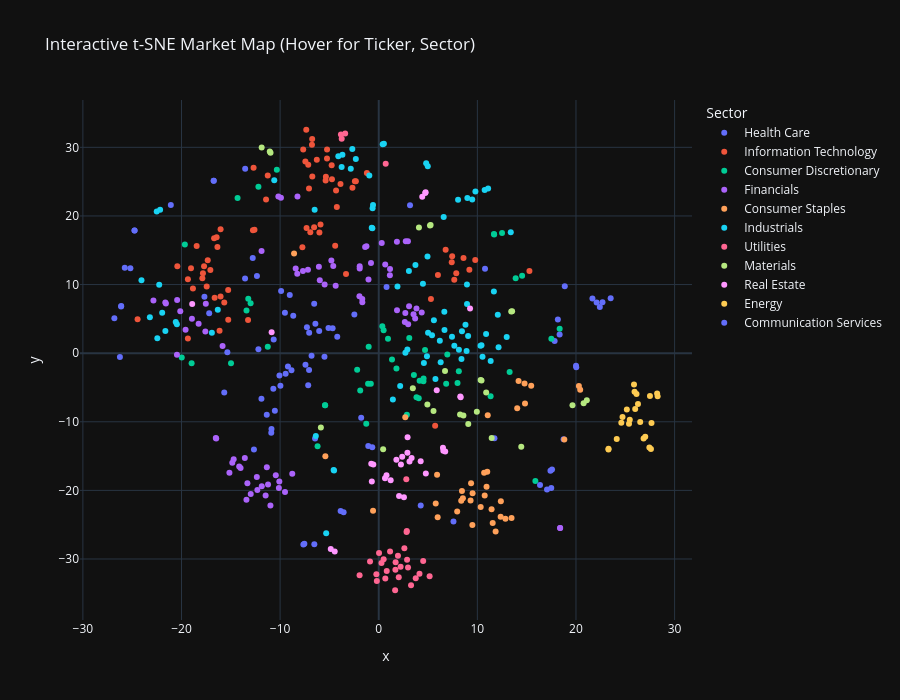

The cell this chart's notebook holds for it:
### Markdown cell above
## Part 4: The Market Map: Dimensionality Reduction (PCA & t-SNE)

**The Objective:** 
This is where we enter the "Black Magic" of quantitative research. Currently, your dataset has over 1000 dimensions (one for every every market day) and about 500 rows (one for every stock. If this is not yet the case, transpose your dataset). As humans, we cannot visualize 1000+-dimensional space. To find the "latent" structure of the market, we must use **Dimensionality Reduction**.

We will use two primary tools:
1.  **PCA (Principal Component Analysis)** PCA may tell us what percentage of the market's movement is driven by a single "Market Factor" (The first Principal Component).
2.  **t-SNE (t-Distributed Stochastic Neighbor Embedding) or UMAP:** Non-linear techniques that are incredibly powerful for visualization. They attempt to keep "similar" stocks close together in 2D space, effectively creating a "Topographical Map" of the S&P 500.

### Your Tasks:
1.  **The Scree Plot:** Run PCA on your normalized returns. Plot the "Explained Variance Ratio." How many "components" does it take to explain 50% of the market's movement?
2.  **The 2D Projection:** Use **t-SNE** (or UMAP) to project the ~500 stocks into a 2-dimensional scatter plot. 
3.  **The Sector Overlay:** Color-code the dots in your scatter plot by their **GICS Sector** (Information Technology, Energy, etc.). 
4.  **Identify the Outliers:** Annotate the map (such that the name of a stock is revealed when the mouse hovers over it). Find the stocks that are "Socially Distancing" i.e. those that sit far away from their sector peers or in the middle of a different cluster entirely.

### Critical Thinking Questions:
*   **The Market Factor:** In your PCA analysis, you will likely find that the first component (PC1) explains a massive amount of variance. What do you think PC1 represents in the real world? (Hint: If every stock goes down at the same time, what is that called?)*   **Portfolios:** How would a portfolio based on PC1 be advantageous compared to a portfolio based on PC2 ? How would a portfolio based on PC2 be advantageous compared to a portfolio based on PC1 ? (Hint: think in terms of variance) 
*   **Linear vs. Non-Linear:** Compare your correlation clustermap from Part 3 with your t-SNE map here. Which one makes it easier to spot "anomalous" companies that don't belong with their peers?
*   **The "Misplaced" Stock:** If you see a "Technology" stock sitting deep inside the "Healthcare" cluster in your 2D map, does that necessarily mean your code is wrong, or is the market telling you something about that company's actual revenue stream?

---

### Code cell
########## Write your code in this cell ############

X = returns.copy()

X = X.dropna(axis=1, how="all")
X = X.dropna(axis=0, how="any")  # keep only dates where all tickers have returns (clean matrix)

# Transpose: rows=stocks, cols=days
X_stock_time = X.T

# Normalize each stock vector (z-score across time)
X_norm = (X_stock_time - X_stock_time.mean(axis=1).values.reshape(-1, 1)) / (X_stock_time.std(axis=1).values.reshape(-1, 1) + 1e-12)

print("Matrix shape (stocks x days):", X_norm.shape)

if "sp500_df" in globals():
    sp500_table = sp500_df
elif "sp500_table" in globals():
    sp500_table = sp500_table
else:
    raise NameError("Can't find your Wikipedia S&P500 table in memory (sp500_df or sp500_table). Re-run that earlier cell once.")

sp500_table = sp500_table.copy()
sp500_table["Symbol_yahoo"] = sp500_table["Symbol"].astype(str).str.replace(".", "-", regex=False)
symbol_to_sector = dict(zip(sp500_table["Symbol_yahoo"], sp500_table["GICS Sector"]))

tickers = X_norm.index.tolist()
sectors = [symbol_to_sector.get(t, "Unknown") for t in tickers]

sector_df = pd.DataFrame({"Ticker": tickers, "Sector": sectors}).set_index("Ticker")

# 1) The Scree Plot

from sklearn.decomposition import PCA

pca = PCA()
pca.fit(X_norm.values)

explained = pca.explained_variance_ratio_
cum_explained = np.cumsum(explained)

k_50 = int(np.argmax(cum_explained >= 0.50) + 1)

plt.figure(figsize=(12, 5))
plt.plot(range(1, len(explained) + 1), explained, marker="o", linewidth=1)
plt.title("PCA Scree Plot: Explained Variance Ratio per Component")
plt.xlabel("Principal Component")
plt.ylabel("Explained Variance Ratio")
plt.tight_layout()
plt.show()

plt.figure(figsize=(12, 5))
plt.plot(range(1, len(cum_explained) + 1), cum_explained, marker="o", linewidth=1)
plt.axhline(0.50, linestyle="--")
plt.axvline(k_50, linestyle="--")
plt.title(f"Cumulative Explained Variance (50% reached at {k_50} components)")
plt.xlabel("Number of Components")
plt.ylabel("Cumulative Explained Variance")
plt.tight_layout()
plt.show()

print(f"Components needed to explain 50% of variance: {k_50}")

# 2) The 2D Projection

from sklearn.manifold import TSNE

tsne = TSNE(
    n_components=2,
    perplexity=30,
    learning_rate="auto",
    init="pca",
    random_state=42
)

emb = tsne.fit_transform(X_norm.values)

map_df = pd.DataFrame(emb, columns=["x", "y"], index=tickers)
map_df["Sector"] = sector_df["Sector"]

display(map_df.head())

# 3) The Sector Overlay

unique_sectors = sorted(map_df["Sector"].unique())
palette = sns.color_palette("hls", len(unique_sectors))
sector_to_color = dict(zip(unique_sectors, palette))

plt.figure(figsize=(12, 8))
for sec in unique_sectors:
    sub = map_df[map_df["Sector"] == sec]
    plt.scatter(sub["x"], sub["y"], s=18, alpha=0.85, label=sec, color=sector_to_color[sec])

plt.title("t-SNE Market Map (Colored by GICS Sector)")
plt.xlabel("t-SNE 1")
plt.ylabel("t-SNE 2")
plt.legend(bbox_to_anchor=(1.02, 1), loc="upper left")
plt.tight_layout()
plt.show()

# 4) Identify Outliers

centroids = map_df.groupby("Sector")[["x", "y"]].mean()
map_df["dist_to_sector_centroid"] = map_df.apply(
    lambda r: np.sqrt((r["x"] - centroids.loc[r["Sector"], "x"])**2 + (r["y"] - centroids.loc[r["Sector"], "y"])**2),
    axis=1
)

outliers = map_df.sort_values("dist_to_sector_centroid", ascending=False).head(15)
print("\nTop 15 'Socially Distancing' outliers (farthest from their sector centroid):")
display(outliers[["Sector", "x", "y", "dist_to_sector_centroid"]])

import plotly.express as px

fig = px.scatter(
    map_df.reset_index().rename(columns={"index": "Ticker"}),
    x="x",
    y="y",
    color="Sector",
    hover_data=["Ticker", "Sector", "dist_to_sector_centroid"],
    title="Interactive t-SNE Market Map (Hover for Ticker, Sector)"
)

fig.update_layout(height=700)
fig.show()

### Figure 1 — Plotly figure (JSON) as saved in the notebook; plotly's stock layout.template omitted (floating-point values rounded to 4 significant figures; data arrays with more than 128 entries replaced by an {"elided": "..."} marker saying what was removed)
{"data": [{"customdata": {"elided": "60x3 mixed values"}, "hovertemplate": "Sector=%{customdata[1]}<br>x=%{x}<br>y=%{y}<br>Ticker=%{customdata[0]}<br>dist_to_sector_centroid=%{customdata[2]}<extra></extra>", "legendgroup": "Health Care", "marker": {"color": "#636efa", "symbol": "circle"}, "mode": "markers", "name": "Health Care", "orientation": "v", "showlegend": true, "type": "scatter", "x": [-5.097, -10.69, 4.257, -15.35, -8.85, 17.84, 0.7919, -9.441, -7.429, -25.75, -6.532, 18.34, 23.52, -10.65, -7.641, -8.669, 22.42, -1.062, -7.054, 11.73, -11.89, 22.69, -9.899, -2.473, -9.97, -3.562, -12.35, -6.457, 21.67, 18.74, -7.065, -9.514, -13.56, 7.579, -0.6551, -9.209, -7.541, -10.88, -26.81, -10.9, -21.08, -4.677, -6.812, -9.023, -7.152, -5.503, -6.423, -11.36, -6.546, -10.53, -6.038, -7.283, -3.867, 22.09, -10.07, -1.78, -12.65, -4.208, 20.03, 10.78], "xaxis": "x", "y": [3.664, -5.169, -22.22, 0.1394, -2.505, 1.788, 9.631, -3.0, -1.685, 12.46, -27.83, 2.704, 7.991, 1.997, -27.87, 5.471, 6.739, -13.54, 2.981, -12.39, -6.633, 7.408, 9.059, 5.644, -4.759, -23.2, 11.25, -12.45, 7.962, -12.54, -2.444, 5.891, 10.88, -24.54, -13.71, -1.936, -27.78, -11.05, 5.103, -11.59, 21.58, 3.633, -0.3772, 8.476, -4.688, -0.5382, 4.273, -8.968, 7.216, -8.38, 3.228, 3.774, -22.99, 7.379, -3.244, -9.42, -14.04, 2.394, -2.034, 12.29], "yaxis": "y"}, {"customdata": {"elided": "71x3 mixed values"}, "hovertemplate": "Sector=%{customdata[1]}<br>x=%{x}<br>y=%{y}<br>Ticker=%{customdata[0]}<br>dist_to_sector_centroid=%{customdata[2]}<extra></extra>", "legendgroup": "Information Technology", "marker": {"color": "#EF553B", "symbol": "circle"}, "mode": "markers", "name": "Information Technology", "orientation": "v", "showlegend": true, "type": "scatter", "x": [7.66, -16.04, -17.89, -6.016, -19.04, -13.25, -5.358, -7.659, -6.749, -7.438, -12.69, -5.241, -12.76, 9.189, -5.248, -17.71, -16.44, -7.348, -15.66, -16.04, 7.444, -15.27, -4.417, -16.14, 15.28, -18.46, -19.35, -17.45, -6.281, 7.401, 8.598, -15.26, -4.249, -17.83, -16.64, -4.774, -6.737, -5.386, -4.744, -6.554, -4.328, -16.36, 5.72, -3.878, -17.34, 7.863, -6.771, -6.938, -5.904, -11.43, -16.69, -11.25, -20.42, -7.072, -7.742, -19.35, 6.784, -2.665, -12.6, -2.32, 9.784, 5.294, -7.147, -1.203, -3.317, -7.321, -18.84, -24.45, -17.07, -2.418, 6.001], "xaxis": "x", "y": [10.69, 8.259, 10.92, 17.57, 12.39, 4.818, 25.72, 29.67, 31.21, 27.92, 27.01, 29.69, 17.92, 12.17, 28.37, 12.66, 16.89, 32.56, 7.39, 18.06, 14.11, 9.2, 15.66, 3.273, 11.99, 15.63, 10.78, 9.717, 28.2, 13.26, 13.89, 4.863, 21.29, 11.66, 8.064, 27.4, 25.76, 25.18, 25.35, 18.37, 23.72, 15.47, -10.57, 24.67, 13.54, 11.66, 30.37, 17.63, 18.77, 22.39, 16.75, 25.9, 12.66, 24.01, 15.45, 2.138, 15.06, 24.12, 18.0, 25.06, 13.6, 7.883, 27.47, 26.27, 11.55, 18.25, 9.443, 4.955, 12.13, 25.07, 11.38], "yaxis": "y"}, {"customdata": {"elided": "48x3 mixed values"}, "hovertemplate": "Sector=%{customdata[1]}<br>x=%{x}<br>y=%{y}<br>Ticker=%{customdata[0]}<br>dist_to_sector_centroid=%{customdata[2]}<extra></extra>", "legendgroup": "Consumer Discretionary", "marker": {"color": "#00cc96", "symbol": "circle"}, "mode": "markers", "name": "Consumer Discretionary", "orientation": "v", "showlegend": true, "type": "scatter", "x": [-13.23, -14.31, 0.9376, -5.448, 4.693, -12.99, 11.68, 17.5, -10.33, -19.66, 15.88, 4.546, -1.878, 13.27, 18.35, -13.41, 0.4951, 0.3619, 8.121, -19.97, -1.021, 4.056, -1.081, 4.533, 3.826, -18.97, 14.54, -0.8022, -1.265, 6.955, 11.7, 2.853, 3.563, -5.435, 4.148, 6.837, 12.5, -2.188, 1.345, 7.988, 1.795, -14.98, 11.34, -12.2, -11.25, 3.096, 13.88, -6.202], "xaxis": "x", "y": [7.938, 22.62, 2.096, -7.59, 0.4561, 7.276, 17.37, 2.085, 26.74, 15.85, -18.64, -3.695, -5.454, -2.73, 3.543, 6.214, 3.323, 3.935, -2.62, -0.6481, 0.9541, -6.578, -4.467, -4.088, -6.428, -1.48, 11.27, -4.473, -10.3, -0.2062, 17.28, -8.978, -3.166, -7.594, -4.021, -4.452, 17.53, -2.403, -0.9218, -4.353, -2.221, -1.483, -6.295, 24.26, 0.9454, 2.222, 10.94, -13.55], "yaxis": "y"}, {"customdata": {"elided": "76x3 mixed values"}, "hovertemplate": "Sector=%{customdata[1]}<br>x=%{x}<br>y=%{y}<br>Ticker=%{customdata[0]}<br>dist_to_sector_centroid=%{customdata[2]}<extra></extra>", "legendgroup": "Financials", "marker": {"color": "#ab63fa", "symbol": "circle"}, "mode": "markers", "name": "Financials", "orientation": "v", "showlegend": true, "type": "scatter", "x": [-12.31, -13.32, -10.98, -10.44, -14.15, -12.98, 1.13, -14.71, -8.262, -8.423, -1.663, 2.741, -4.804, -1.932, -6.069, -12.36, -14.01, -7.177, 0.3033, -11.47, 18.39, 3.825, -10.08, 18.4, -1.957, -9.916, -15.83, -8.768, -15.14, -20.12, -18.94, -20.46, 2.983, -11.35, -19.59, -1.382, 2.644, -11.23, -10.18, -8.241, -17.58, -4.611, -18.27, 1.842, 2.698, -7.685, -10.13, -16.48, -21.64, -4.367, -14.85, -1.248, -22.85, 3.527, -20.44, -0.7857, -1.037, -13.41, 1.852, -5.486, -17.53, 3.692, 1.145, 0.6574, -21.58, -1.932, -1.669, 4.357, -5.977, -11.86, 3.076, -16.52, 2.96, -9.504, -13.58, -11.88], "xaxis": "x", "y": [-19.94, -18.96, -22.19, -17.78, -16.52, -20.51, 11.34, -15.46, 11.57, 12.35, 7.431, 16.3, 13.52, 12.67, 12.58, -18.05, -16.74, 12.15, 16.05, -20.73, -25.48, 6.526, -18.69, -25.48, 8.279, 22.67, 1.051, -17.58, -17.42, 6.113, 5.025, -0.2402, 4.223, -16.62, 3.409, 15.47, 4.551, -19.13, 22.82, 22.84, 3.154, 12.7, 4.306, 16.25, 5.845, 11.97, -19.65, -12.42, 7.403, 9.833, -15.98, 15.57, 7.672, 5.669, 7.748, 13.15, 10.74, -21.35, 6.259, 9.995, 7.214, 5.052, 12.27, 12.94, 7.243, 12.34, 7.88, 5.929, 10.63, -19.39, 6.821, -12.38, 16.3, -20.23, -15.28, 14.88], "yaxis": "y"}, {"customdata": [["ADM", "Consumer Staples", 15.57], ["BF-B", "Consumer Staples", 1.17], ["BG", "Consumer Staples", 15.25], ["CAG", "Consumer Staples", 5.317], ["CHD", "Consumer Staples", 8.305], ["CL", "Consumer Staples", 7.729], ["CLX", "Consumer Staples", 8.443], ["COST", "Consumer Staples", 9.355], ["CPB", "Consumer Staples", 3.949], ["DG", "Consumer Staples", 12.94], ["DLTR", "Consumer Staples", 12.96], ["EL", "Consumer Staples", 36.15], ["GIS", "Consumer Staples", 4.916], ["HRL", "Consumer Staples", 4.329], ["HSY", "Consumer Staples", 8.459], ["KDP", "Consumer Staples", 3.15], ["KHC", "Consumer Staples", 5.038], ["KMB", "Consumer Staples", 9.702], ["KO", "Consumer Staples", 6.453], ["KR", "Consumer Staples", 4.283], ["KVUE", "Consumer Staples", 9.632], ["LW", "Consumer Staples", 10.21], ["MDLZ", "Consumer Staples", 5.956], ["MKC", "Consumer Staples", 6.899], ["MNST", "Consumer Staples", 5.641], ["MO", "Consumer Staples", 7.478], ["PEP", "Consumer Staples", 6.933], ["PG", "Consumer Staples", 8.162], ["PM", "Consumer Staples", 15.49], ["SJM", "Consumer Staples", 3.978], ["STZ", "Consumer Staples", 1.295], ["SYY", "Consumer Staples", 12.42], ["TAP", "Consumer Staples", 2.59], ["TGT", "Consumer Staples", 13.1], ["TSN", "Consumer Staples", 8.595], ["WMT", "Consumer Staples", 10.34]], "hovertemplate": "Sector=%{customdata[1]}<br>x=%{x}<br>y=%{y}<br>Ticker=%{customdata[0]}<br>dist_to_sector_centroid=%{customdata[2]}<extra></extra>", "legendgroup": "Consumer Staples", "marker": {"color": "#FFA15A", "symbol": "circle"}, "mode": "markers", "name": "Consumer Staples", "orientation": "v", "showlegend": true, "type": "scatter", "x": [20.3, 10.69, 20.43, 8.363, 13.47, 12.36, 11.55, 14.04, 8.437, 15.46, 14.79, -8.584, 8.532, 10.74, 5.975, 10.93, 9.313, 11.85, 11.44, 5.917, 18.82, 2.691, 10.34, 5.778, 12.38, 11.05, 7.956, 12.84, -5.412, 9.517, 11.0, -0.5768, 9.364, 14.18, 9.496, 14.83], "xaxis": "x", "y": [-4.776, -17.42, -5.337, -21.52, -24.02, -23.83, -24.77, -8.026, -20.09, -4.732, -4.416, 14.53, -21.16, -20.73, -23.9, -19.48, -21.46, -25.99, -22.76, -17.74, -12.57, -9.338, -22.41, -21.92, -21.58, -9.062, -23.09, -24.12, -15.03, -20.41, -17.29, -22.96, -18.98, -4.05, -25.05, -7.323], "yaxis": "y"}, {"customdata": {"elided": "79x3 mixed values"}, "hovertemplate": "Sector=%{customdata[1]}<br>x=%{x}<br>y=%{y}<br>Ticker=%{customdata[0]}<br>dist_to_sector_centroid=%{customdata[2]}<extra></extra>", "legendgroup": "Industrials", "marker": {"color": "#19d3f3", "symbol": "circle"}, "mode": "markers", "name": "Industrials", "orientation": "v", "showlegend": true, "type": "scatter", "x": [-20.58, 8.388, -22.17, 8.907, -10.59, 3.72, 5.75, -23.21, 8.795, -0.9573, -22.51, -0.579, -22.45, 10.89, 1.433, -0.6459, 9.062, 6.665, -16.92, -2.68, 4.482, -2.835, -6.382, 6.194, 6.651, -3.684, 10.52, 9.479, 0.523, -2.322, 3.06, 7.665, 8.045, 12.15, -3.763, 0.4019, 8.438, 7.427, 8.132, 4.945, 5.0, 4.808, 6.586, 8.986, 6.278, 11.09, 13.39, 2.172, 8.946, 4.578, 10.74, 10.32, 5.402, 11.35, -21.63, -20.47, 2.703, 8.953, -16.32, -4.098, -0.6252, -5.329, -4.532, 9.802, 2.905, 4.889, -22.26, 4.97, 12.98, -0.7094, -6.499, 10.42, 12.07, 11.67, -24.06, -21.96, 5.593, -4.576, 1.899], "xaxis": "x", "y": [4.547, -0.8587, 20.89, 0.3271, 25.2, 12.84, -3.762, 5.24, 4.129, 25.91, 20.65, 21.59, 2.162, 2.8, -6.748, 18.21, 2.489, 3.379, 2.97, 29.77, 10.1, 26.87, -12.06, 1.819, 6.027, 28.93, -0.5244, 22.39, 30.54, 28.31, 11.98, 1.082, 22.36, 0.8464, 27.12, 30.45, 3.192, 2.377, 0.4845, 14.09, 2.992, 27.7, 19.85, 22.61, -1.335, 24.02, 17.63, -4.794, 10.01, -1.423, 23.79, 1.095, 2.617, -1.158, 3.214, 4.229, 0.05078, 7.182, 6.34, 28.69, 21.1, -26.24, -17.09, 23.55, 0.5229, -0.4415, 9.986, 27.24, 2.347, 18.3, 20.91, 1.148, 5.617, 8.988, 10.61, 5.906, 4.791, -17.04, 9.71], "yaxis": "y"}, {"customdata": [["AEE", "Utilities", 8.597], ["AEP", "Utilities", 11.97], ["AES", "Utilities", 50.21], ["ATO", "Utilities", 5.98], ["AWK", "Utilities", 4.481], ["CEG", "Utilities", 54.69], ["CMS", "Utilities", 8.992], ["CNP", "Utilities", 6.952], ["D", "Utilities", 8.065], ["DTE", "Utilities", 8.8], ["DUK", "Utilities", 7.502], ["ED", "Utilities", 6.666], ["EIX", "Utilities", 3.703], ["ES", "Utilities", 10.3], ["ETR", "Utilities", 10.51], ["EVRG", "Utilities", 9.174], ["EXC", "Utilities", 9.763], ["FE", "Utilities", 10.26], ["LNT", "Utilities", 7.901], ["NEE", "Utilities", 8.342], ["NI", "Utilities", 9.977], ["NRG", "Utilities", 54.07], ["PCG", "Utilities", 3.809], ["PEG", "Utilities", 11.42], ["PNW", "Utilities", 6.316], ["PPL", "Utilities", 10.7], ["SO", "Utilities", 8.046], ["SRE", "Utilities", 10.66], ["VST", "Utilities", 54.79], ["WEC", "Utilities", 7.692], ["XEL", "Utilities", 10.11]], "hovertemplate": "Sector=%{customdata[1]}<br>x=%{x}<br>y=%{y}<br>Ticker=%{customdata[0]}<br>dist_to_sector_centroid=%{customdata[2]}<extra></extra>", "legendgroup": "Utilities", "marker": {"color": "#FF6692", "symbol": "circle"}, "mode": "markers", "name": "Utilities", "orientation": "v", "showlegend": true, "type": "scatter", "x": [2.219, 1.662, 0.7065, 2.599, 2.794, -3.834, 1.69, 1.948, -0.8833, 2.97, 0.4977, 0.02996, 2.847, -1.942, 3.751, 0.8102, -0.2407, 0.6669, 1.71, 4.507, 4.13, -3.755, 2.824, 3.275, 1.146, -0.1923, 0.2797, 5.158, -3.404, 2.875, 2.029], "xaxis": "x", "y": [-31.13, -34.55, 27.62, -28.42, -18.38, 31.87, -31.57, -29.51, -30.37, -31.22, -30.05, -29.14, -25.93, -32.38, -32.8, -31.75, -32.24, -32.83, -30.48, -30.27, -32.14, 31.25, -26.06, -33.83, -28.91, -33.2, -30.58, -32.51, 32.0, -30.11, -32.67], "yaxis": "y"}, {"customdata": [["ALB", "Materials", 35.02], ["AMCR", "Materials", 10.92], ["APD", "Materials", 15.95], ["AVY", "Materials", 8.068], ["BALL", "Materials", 13.55], ["CF", "Materials", 16.0], ["CRH", "Materials", 18.15], ["CTVA", "Materials", 15.08], ["DD", "Materials", 16.94], ["DOW", "Materials", 5.525], ["ECL", "Materials", 15.75], ["FCX", "Materials", 33.89], ["IFF", "Materials", 7.344], ["IP", "Materials", 9.428], ["LIN", "Materials", 8.903], ["LYB", "Materials", 5.629], ["MLM", "Materials", 18.3], ["MOS", "Materials", 15.9], ["NEM", "Materials", 34.1], ["NUE", "Materials", 8.728], ["PKG", "Materials", 9.408], ["PPG", "Materials", 2.98], ["SHW", "Materials", 6.438], ["STLD", "Materials", 8.813], ["SW", "Materials", 9.617], ["VMC", "Materials", 18.37]], "hovertemplate": "Sector=%{customdata[1]}<br>x=%{x}<br>y=%{y}<br>Ticker=%{customdata[0]}<br>dist_to_sector_centroid=%{customdata[2]}<extra></extra>", "legendgroup": "Materials", "marker": {"color": "#B6E880", "symbol": "circle"}, "mode": "markers", "name": "Materials", "orientation": "v", "showlegend": true, "type": "scatter", "x": [-11.87, 9.079, 14.45, 4.933, 11.45, 21.1, 4.075, 19.65, -5.867, 10.33, 0.4457, -10.97, 10.9, 9.947, 5.555, 10.42, 5.195, 20.78, -11.05, 13.43, 8.245, 6.72, 3.457, 13.52, 8.586, 5.258], "xaxis": "x", "y": [29.98, -10.32, -13.64, -7.47, -12.36, -6.875, 18.31, -7.586, -10.84, -3.908, -14.02, 29.21, -5.749, -8.53, -8.439, -3.97, 18.6, -7.287, 29.4, 6.085, -8.931, -2.607, -5.109, 6.11, -9.086, 18.67], "yaxis": "y"}, {"customdata": [["AMT", "Real Estate", 6.119], ["ARE", "Real Estate", 6.476], ["AVB", "Real Estate", 4.398], ["BXP", "Real Estate", 2.26], ["CBRE", "Real Estate", 18.44], ["CCI", "Real Estate", 5.818], ["CPT", "Real Estate", 5.687], ["CSGP", "Real Estate", 27.13], ["DLR", "Real Estate", 33.68], ["DOC", "Real Estate", 6.497], ["EQIX", "Real Estate", 33.82], ["EQR", "Real Estate", 4.887], ["ESS", "Real Estate", 6.011], ["EXR", "Real Estate", 7.435], ["FRT", "Real Estate", 8.107], ["HST", "Real Estate", 18.29], ["INVH", "Real Estate", 6.009], ["IRM", "Real Estate", 33.12], ["KIM", "Real Estate", 8.325], ["MAA", "Real Estate", 5.256], ["O", "Real Estate", 10.6], ["PLD", "Real Estate", 10.8], ["PSA", "Real Estate", 7.461], ["REG", "Real Estate", 7.653], ["SBAC", "Real Estate", 6.333], ["SPG", "Real Estate", 8.867], ["UDR", "Real Estate", 5.296], ["VICI", "Real Estate", 7.853], ["VTR", "Real Estate", 19.54], ["WELL", "Real Estate", 19.74], ["WY", "Real Estate", 6.237]], "hovertemplate": "Sector=%{customdata[1]}<br>x=%{x}<br>y=%{y}<br>Ticker=%{customdata[0]}<br>dist_to_sector_centroid=%{customdata[2]}<extra></extra>", "legendgroup": "Real Estate", "marker": {"color": "#FF97FF", "symbol": "circle"}, "mode": "markers", "name": "Real Estate", "orientation": "v", "showlegend": true, "type": "scatter", "x": [6.551, -0.7592, 2.908, 2.925, -10.86, 6.512, 3.119, -18.92, 4.716, -0.5487, 4.754, 2.38, 2.252, 8.308, 0.635, 9.258, 4.252, 4.411, 1.209, 3.334, 2.061, 2.556, 8.269, 0.7869, 6.742, -0.7012, 1.789, 4.776, -4.865, -4.463, 5.881], "xaxis": "x", "y": [-14.22, -16.13, -14.51, -12.25, 3.067, -13.79, -15.79, 7.154, 23.34, -16.24, 23.47, -15.09, -16.23, -6.436, -18.23, 6.522, -15.76, 22.79, -18.52, -15.29, -20.82, -21.01, -6.321, -17.8, -14.32, -18.7, -15.52, -17.54, -28.55, -28.91, -5.416], "yaxis": "y"}, {"customdata": [["APA", "Energy", 0.6479], ["BKR", "Energy", 5.007], ["COP", "Energy", 1.64], ["CTRA", "Energy", 3.496], ["CVX", "Energy", 2.175], ["DVN", "Energy", 1.572], ["EOG", "Energy", 1.371], ["EQT", "Energy", 5.245], ["EXE", "Energy", 5.171], ["FANG", "Energy", 0.9814], ["HAL", "Energy", 3.641], ["KMI", "Energy", 4.385], ["MPC", "Energy", 3.968], ["OKE", "Energy", 2.96], ["OXY", "Energy", 0.6178], ["PSX", "Energy", 3.645], ["SLB", "Energy", 3.961], ["TPL", "Energy", 1.709], ["TRGP", "Energy", 2.768], ["VLO", "Energy", 4.297], ["WMB", "Energy", 4.663], ["XOM", "Energy", 1.455]], "hovertemplate": "Sector=%{customdata[1]}<br>x=%{x}<br>y=%{y}<br>Ticker=%{customdata[0]}<br>dist_to_sector_centroid=%{customdata[2]}<extra></extra>", "legendgroup": "Energy", "marker": {"color": "#FECB52", "symbol": "circle"}, "mode": "markers", "name": "Energy", "orientation": "v", "showlegend": true, "type": "scatter", "x": [26.51, 25.88, 25.16, 24.13, 26.29, 24.6, 24.72, 23.29, 23.3, 25.38, 26.14, 27.44, 28.28, 26.86, 25.46, 27.5, 25.94, 27.66, 27.02, 28.23, 27.6, 26.01], "xaxis": "x", "y": [-10.04, -4.573, -8.21, -12.49, -7.414, -10.14, -9.307, -14.03, -13.95, -10.28, -5.937, -13.74, -6.287, -12.43, -9.688, -6.228, -5.618, -10.19, -12.17, -5.864, -13.98, -8.123], "yaxis": "y"}, {"customdata": [["CHTR", "Communication Services", 31.59], ["CMCSA", "Communication Services", 31.58], ["DIS", "Communication Services", 19.24], ["EA", "Communication Services", 21.09], ["FOX", "Communication Services", 23.36], ["FOXA", "Communication Services", 23.36], ["GOOG", "Communication Services", 23.44], ["GOOGL", "Communication Services", 23.44], ["LYV", "Communication Services", 26.4], ["META", "Communication Services", 23.8], ["MTCH", "Communication Services", 12.61], ["NFLX", "Communication Services", 21.21], ["NWS", "Communication Services", 20.62], ["NWSA", "Communication Services", 20.62], ["OMC", "Communication Services", 11.63], ["PSKY", "Communication Services", 14.29], ["T", "Communication Services", 33.29], ["TKO", "Communication Services", 25.07], ["TMUS", "Communication Services", 33.41], ["TTD", "Communication Services", 11.8], ["TTWO", "Communication Services", 23.77], ["VZ", "Communication Services", 32.3], ["WBD", "Communication Services", 7.626]], "hovertemplate": "Sector=%{customdata[1]}<br>x=%{x}<br>y=%{y}<br>Ticker=%{customdata[0]}<br>dist_to_sector_centroid=%{customdata[2]}<extra></extra>", "legendgroup": "Communication Services", "marker": {"color": "#636efa", "symbol": "circle"}, "mode": "markers", "name": "Communication Services", "orientation": "v", "showlegend": true, "type": "scatter", "x": [17.41, 17.57, 3.173, -25.18, -24.76, -24.77, -16.73, -16.74, 20.0, 18.16, -17.68, -26.25, -26.11, -26.13, -17.19, -15.66, 17.06, 18.86, 17.49, -12.78, -13.54, 16.35, -12.2], "xaxis": "x", "y": [-17.14, -16.95, 21.57, 12.39, 17.89, 17.88, 25.12, 25.12, -1.842, 4.898, 8.205, -0.5608, 6.882, 6.799, 5.804, -5.72, -19.88, 9.767, -19.64, 13.86, 26.88, -19.2, 0.5875], "yaxis": "y"}], "layout": {"height": 700, "legend": {"title": {"text": "Sector"}, "tracegroupgap": 0}, "title": {"text": "Interactive t-SNE Market Map (Hover for Ticker, Sector)"}, "xaxis": {"anchor": "y", "domain": [0, 1], "title": {"text": "x"}}, "yaxis": {"anchor": "x", "domain": [0, 1], "title": {"text": "y"}}}}
